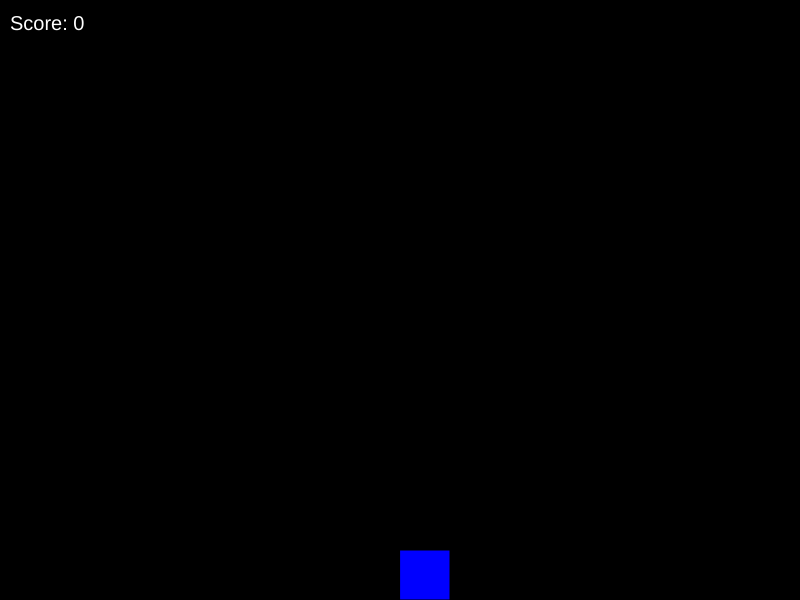
Frame 1 (no input)
Frame 60 (no input): identical to frame 1, image omitted
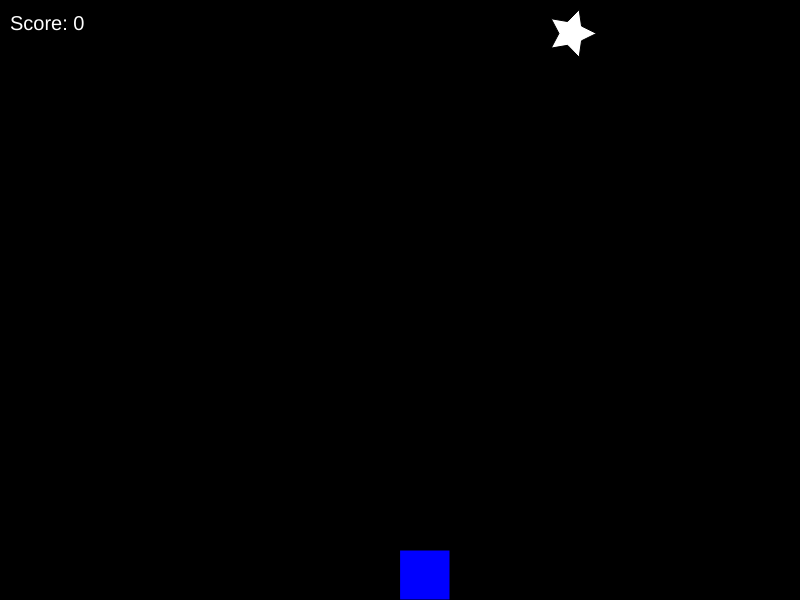
Frame 120 (the mouse pressed at the canvas centre since frame 60)

The p5.js sketch that drew these frames (run headless with seeded random() and noise() and a simulated clock; from frame 60 on, the mouse is pressed at the canvas centre):

// p5.js sketch
// ── sketch.js
let player;
let bullets = [];
let enemies = [];
let score = 0;

function setup() {
  createCanvas(800, 600);
  player = new Player(width / 2, height - 50);
}

function draw() {
  background(0);

  player.display();
  player.update();

  // 更新並顯示子彈
  for (let bullet of bullets) {
    bullet.display();
    bullet.update();

    // 檢查子彈是否擊中敵人
    for (let enemy of enemies) {
      if (bullet.hits(enemy)) {
        score++;
        bullet.setToRemove();
        enemy.setToRemove();
      }
    }
  }

  // 移除標記為待刪除的子彈和敵人
  bullets = bullets.filter((bullet) => !bullet.toRemove);
  enemies = enemies.filter((enemy) => !enemy.toRemove);

  // 更新並顯示敵人
  for (let enemy of enemies) {
    enemy.display();
    enemy.update();

    // 檢查敵人是否擊中玩家
    if (enemy.hits(player)) {
      gameOver();
    }
  }

  // 顯示分數
  fill(255);
  textSize(20);
  text(`Score: ${score}`, 10, 30);

  // 隨機新增敵人
  if (frameCount % 60 === 0) {
    let x = random(width);
    let y = -50;
    let speed = random(1, 3);
    let enemy = new Enemy(x, y, speed);
    enemies.push(enemy);
  }
}

function keyPressed() {
  if (keyCode === LEFT_ARROW) {
    player.moveLeft();
  } else if (keyCode === RIGHT_ARROW) {
    player.moveRight();
  } else if (key === " ") {
    let bullet = new Bullet(player.x, player.y);
    bullets.push(bullet);
  }
}

class Player {
  constructor(x, y) {
    this.x = x;
    this.y = y;
    this.width = 50;
    this.height = 50;
    this.speed = 5;
  }

  display() {
    fill(0, 0, 255);
    rect(this.x, this.y, this.width, this.height);
  }

  update() {
    if (keyIsDown(LEFT_ARROW)) {
      this.moveLeft();
    } else if (keyIsDown(RIGHT_ARROW)) {
      this.moveRight();
    }
  }

  moveLeft() {
    this.x -= this.speed;
    this.x = constrain(this.x, 0, width - this.width);
  }

  moveRight() {
    this.x += this.speed;
    this.x = constrain(this.x, 0, width - this.width);
  }
}

class Bullet {
  constructor(x, y) {
    this.x = x;
    this.y = y;
    this.radius = 5;
    this.speed = 10;
    this.toRemove = false;
  }

  display() {
    fill(255);
    ellipse(this.x, this.y, this.radius * 2, this.radius * 2);
  }

  update() {
    this.y -= this.speed;
    if (this.y < 0) {
      this.toRemove = true;
    }
  }

  hits(enemy) {
    let d = dist(this.x, this.y, enemy.x, enemy.y);
    return d < this.radius + enemy.radius;
  }

  setToRemove() {
    this.toRemove = true;
  }
}

class Enemy {
  constructor(x, y, speed) {
    this.x = x;
    this.y = y;
    this.radius = 25;
    this.speed = speed;
    this.toRemove = false;
  }

  display() {
    fill(255);
    this.drawStar(this.x, this.y, this.radius, 5);
  }

  drawStar(x, y, radius, numPoints) {
    const angle = TWO_PI / numPoints;
    const halfAngle = angle / 2;
    beginShape();
    for (let a = 0; a < TWO_PI; a += angle) {
      const sx = x + cos(a) * radius;
      const sy = y + sin(a) * radius;
      vertex(sx, sy);
      const mx = x + cos(a + halfAngle) * (radius / 2);
      const my = y + sin(a + halfAngle) * (radius / 2);
      vertex(mx, my);
    }
    endShape(CLOSE);
  }

  update() {
    this.y += this.speed;
    if (this.y > height + this.radius) {
      this.toRemove = true;
    }
  }

  hits(player) {
    let d = dist(this.x, this.y, player.x, player.y);
    return d < this.radius + player.width / 2;
  }

  setToRemove() {
    this.toRemove = true;
  }
}

function gameOver() {
  noLoop();
  fill(255);
  textSize(40);
  textAlign(CENTER);
  text("Game Over", width / 2, height / 2);
}

// 開始遊戲
function startGame() {
  setup();
  loop();
}

// 重新開始遊戲
function restartGame() {
  player = null;
  bullets = [];
  enemies = [];
  score = 0;
  clear();
  startGame();
}
